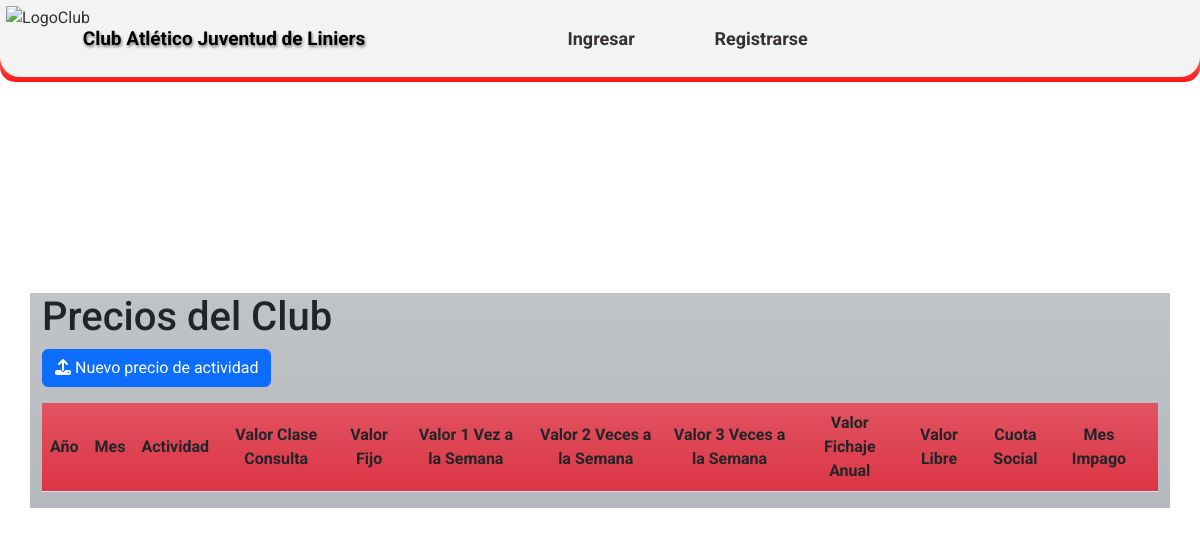
Page /prices_list/ on the earlier database version.
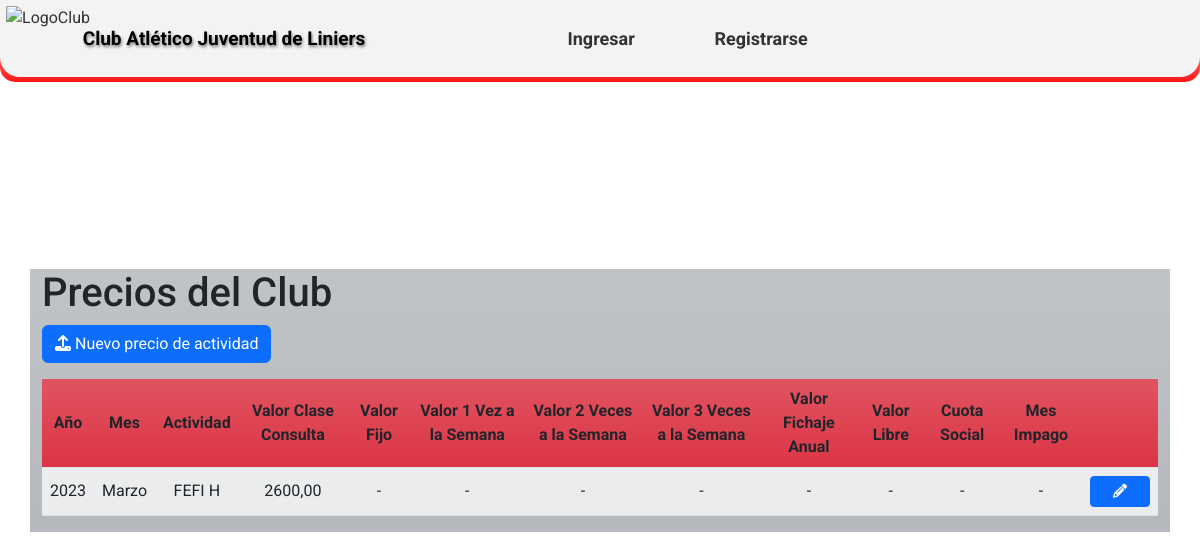
Same page on the later database version.
### CAJL/aplications/prices/models.py (models this page shows)
class prices (models.Model):
    anio = models.IntegerField ('Año')
    mes = models.CharField('Mes',max_length=2, choices=MES_CHOICES, default='0')
    actividad = models.ForeignKey(activities, on_delete=models.CASCADE)
    valor_clase_consulta = models.DecimalField('Valor de la clase por consulta', max_digits=10, decimal_places=2,blank=True, null=True)
    valor_mensual_fijo = models.DecimalField ('Valor mensual fijo', max_digits=10, decimal_places=2,blank=True, null=True)
    valor_mensual_1semana = models.DecimalField('Valor mensual por 1 vez semana', max_digits=10, decimal_places=2,blank=True, null=True)
    valor_mensual_2semana = models.DecimalField ('Valor mensual por 2 veces a la semana',max_digits=10, decimal_places=2,blank=True, null=True)
    valor_clase_3semana = models.DecimalField('Valor mensual por 3 veces a la semana', max_digits=10, decimal_places=2,blank=True, null=True)
    valor_patindanza = models.DecimalField('Valor mensual de Patin con danza', max_digits=10, decimal_places=2,blank=True, null=True)
    valor_patin3semanaescula = models.DecimalField('Valor mensual de 3 veces por semana de Patín + escuela', max_digits=10, decimal_places=2,blank=True, null=True)
    valor_fichaje_anual = models.DecimalField('Valor del fichaje anual', max_digits=10, decimal_places=2,blank=True, null=True)
    valor_libre = models.DecimalField ('Valor libre', max_digits=10, decimal_places=2,blank=True, null=True)
    cuota_social = models.DecimalField('Cuota Social', max_digits=10, decimal_places=2,blank=True, null=True)
    medio_mes = models.DecimalField('Medio Mes', max_digits=10, decimal_places=2,blank=True, null=True)
    mes_impago = models.DecimalField('Recargo', max_digits=10, decimal_places=2,blank=True, null=True)
    user = models.ForeignKey(User, on_delete=models.CASCADE)
    class Meta:
        verbose_name = 'Precio'
        verbose_name_plural = 'Precios del club'
        ordering = ['-anio']

### CAJL/aplications/activities/models.py (models this page shows, shortened)
class activities (models.Model):
    ACTIV_CHOICES =(
        ('0', 'Mensual'),
        ('1', 'Porcentaje'),
        ('2', 'Alquiler'),
    )
    nombre_actividad = models.CharField ('Nombre de la actividad',max_length=30)
    tipo_actividad = models.CharField('Tipo de la actividad',max_length=2, choices=ACTIV_CHOICES, default='0')
    descripcion = models.CharField('Descripción', max_length=50, blank=True)
    user = models.ForeignKey(User, on_delete=models.CASCADE)
    class Meta:
        verbose_name = 'Actividad'
        verbose_name_plural = 'Actividades del club'
        ordering = ['id']

### CAJL/aplications/prices/views.py (the view)
# urls.py: path('prices_list/', prices_list, name='prices_list'),
def prices_list(request):
    price_data = prices.objects.all()
    context = {
        'price_data': price_data,
    }
    return render(request, 'prices/prices_list.html', context)

### templates/prices/prices_list.html (shortened to what the changed rows need)
{% extends 'loginregister/base.html' %}
{% load static %}
{% block content %}
<!DOCTYPE html>
<html>
<head>
    <link rel="stylesheet" type="text/css" href={% static 'css/Estilos_DT.css' %} media="screen">
    <link rel="stylesheet" href="https://cdn.datatables.net/buttons/2.2.2/css/buttons.dataTables.min.css">
    <link rel="stylesheet" href="https://cdnjs.cloudflare.com/ajax/libs/font-awesome/6.4.2/css/all.min.css">
    <link rel="stylesheet" href="https://cdn.datatables.net/1.13.6/css/dataTables.bootstrap5.min.css>">
    <link rel="stylesheet" href="https://cdn.jsdelivr.net/npm/bootstrap@5.2.2/dist/css/bootstrap.min.css"
>
</head>
<section class="Contenedor">
<body>
    <div class="container h-60 my-4">
        <div class="row">
            <div class="col-xl-12 bg-secondary bg-gradient bg-opacity-50">
                <h1>Precios del Club</h1>
                    <table id="prices-table" class="display table table-striped">
                        <thead>
                            <tr class="bg-danger bg-gradient">
                                <th class="centered">Año</th>
                                <th class="centered">Mes</th>
                                <th class="centered">Actividad</th>
                                <th class="centered">Valor Clase Consulta</th>
                                <th class="centered">Valor Fijo</th>
                                <th class="centered">Valor 1 Vez a la Semana</th>
                                <th class="centered">Valor 2 Veces a la Semana</th>
                                <th class="centered">Valor 3 Veces a la Semana</th>
                                <th class="centered">Valor Fichaje Anual</th>
                                <th class="centered">Valor Libre</th>
                                <th class="centered">Cuota Social</th>
                                <th class="centered">Mes Impago</th>
                                <th class="centered"></th>
                            </tr>
                            <tbody  class="bg-light bg-gradient">
                                {% for price in price_data %}
                                <tr>
                                  <td class="centered">{{ price.anio }}</td>
                                  <td class="centered">{{ price.get_mes_display }}</td>
                                  <td class="centered">{{ price.actividad.nombre_actividad }}</td>
                                  <td class="centered">{% if price.valor_clase_consulta %}{{ price.valor_clase_consulta }}{% else %}-{% endif %}</td>
                                  <td class="centered">{% if price.valor_mensual_fijo %}{{ price.valor_mensual_fijo }}{% else %}-{% endif %}</td>
                                  <td class="centered">{% if price.valor_mensual_1semana %}{{ price.valor_mensual_1semana }}{% else %}-{% endif %}</td>
                                  <td class="centered">{% if price.valor_mensual_2semana %}{{ price.valor_mensual_2semana }}{% else %}-{% endif %}</td>
                                  <td class="centered">{% if price.valor_clase_3semana %}{{ price.valor_clase_3semana }}{% else %}-{% endif %}</td>
                                  <td class="centered">{% if price.valor_fichaje_anual %}{{ price.valor_fichaje_anual }}{% else %}-{% endif %}</td>
                                  <td class="centered">{% if price.valor_libre %}{{ price.valor_libre }}{% else %}-{% endif %}</td>
                                  <td class="centered">{% if price.cuota_social %}{{ price.cuota_social }}{% else %}-{% endif %}</td>
                                  <td class="centered">{% if price.mes_impago %}{{ price.mes_impago }}{% else %}-{% endif %}</td>
                                  <td class="centered">
                                    <a href={% url 'detalles_precio' price.id %} class="btn btn-sm btn-primary btn-custom-width">
                                    <i class="fas fa-pencil-alt"></i>
                                    </a>
                                </td>
                                  </tr>
                                  {% endfor %}
                            </tbody>
                        </thead>
                    </table>
            </div>
        </div>
    </div>
</section>
</body>
</html>
{% endblock %}

Differences in the rows shown:
added prices: anio "2023", mes "Marzo", actividad.nombre_actividad "FEFI H", valor_clase_consulta "2600,00"
